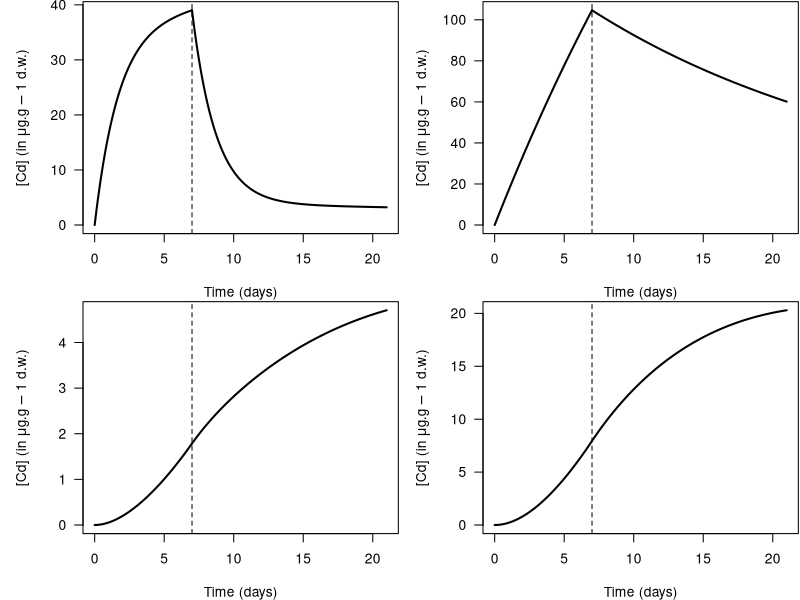
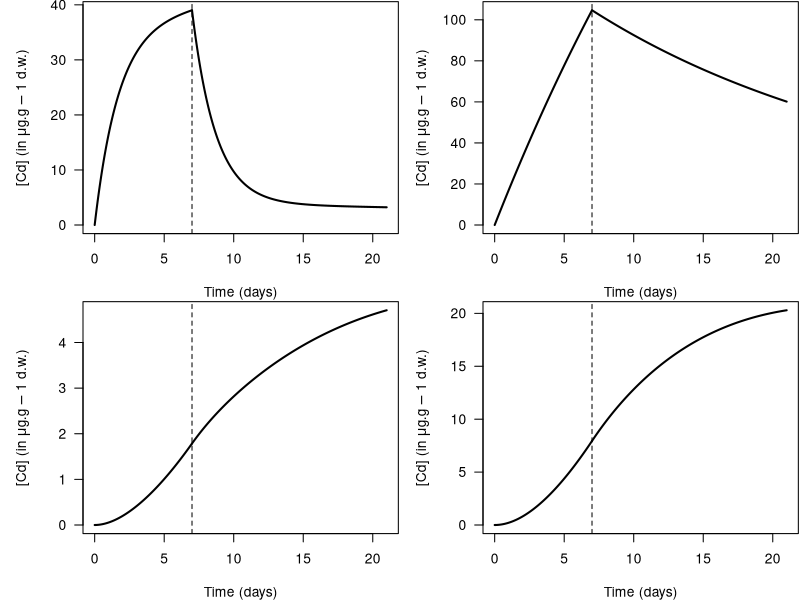

Reproduce these figures in R, in order.
# General entries ####
# Empty working directory
rm(list = ls())
# Load required library, if installed
library(tidyverse)
library(crosstalk)
library(deSolve)

# Load parameter values ####
rates <- read.table("data-raw/param4comp.txt", header = TRUE)
# Create vector U, named ku
ku <- rates %>%
  filter(str_detect(rates$param, "ku"))
# Extract elimination rates as a vector
ke <- rates %>%
  filter(str_detect(rates$param, "ke"))
# Extract sigma estimates as a vector
sigma <- rates %>%
  filter(str_detect(rates$param, "sigma"))
##### ATTENTION: the same sigma was used for all compartments #####
# Extract kij rates
kij <- rates %>%
  filter(str_detect(rates$param, "ku", negate = TRUE),
         str_detect(rates$param, "ke", negate = TRUE),
         str_detect(rates$param, "sigma", negate = TRUE))
kij[,c("to","from")] <- str_split_fixed(kij$param, pattern = "", n = 3)[,2:3]
# Extract the nbr of compartments
nc <- nrow(ku)

# Experimental conditions ####
# Exposure concentration
cx <- 11.1
# Accumulation duration
tc <- 7 # in days
# Total experiment duration
tf <- tc + 14

# Simulation from the generic matrix solution ####
# Create matrix E
matrixE <- matrix(NA, ncol = nc, nrow = nc)
for(i in 1:nc){
  for(j in 1:nc){
    if(i==j){
      matrixE[i,j] <- - ke[i, "median"] - sum(kij[kij$from==i, "median"])
    }
    else{
      matrixE[i,j] <- as.numeric(kij %>%
                                   filter(to==i, from==j) %>%
                                   select(median))
    }
  }
}
# Eigen analysis of matrix E
X <- eigen(matrixE)
# Build matrix with eigenvectors as columns
P <- X$vectors
# Create matrix J with eigenvalues on the diagonal
J <- diag(x = X$values)
# Check the Jordan form of matrix E: P %*% J %*% solve(P)

## Accumulation phase ####
# Create a time vector for the accumulation phase
taccu <- seq(0, tc, length.out = 250)
# Simulation of the internal concentration in [0 ; t_acc]
# Initiate the matrix to store simulations
caccu <- matrix(NA, nrow = length(taccu), ncol = nc)
# Initial condition at t = 0
caccu[1,] <- 0
# Loop through the time vector `taccu`
intE_ls = list()
for(i in 2:length(taccu)){
  intJ <- diag(x = (exp(X$values * taccu[i]) - 1) / X$values)
  intE <- P %*% intJ %*% solve(P)
  intE_ls[[i]] = intE
  caccu[i,] <- intE %*% as.vector(ku[,"median"]) * cx / 1000
}

## Depuration phase ####
# Create a time vector for the depuration phase
tdepu <- seq(tc, tf, length.out = 250)
# Simulation of the internal concentration in [t_acc ; t_fin]
# Initiate the matrix to store simulations
cdepu <- matrix(NA, nrow = length(tdepu), ncol = nc)
# Initial condition at t = t_acc
cdepu[1,] <- caccu[nrow(caccu),]
# Loop through the time vector `tdepu`
for(i in 2:length(tdepu)){
  intJ <- diag(x = (1 - exp(- X$values * tc)) *
                 exp(X$values * tdepu[i]) / X$values)
  intE <- P %*% intJ %*% solve(P)
  cdepu[i,] <- intE %*% as.vector(ku[,"median"]) * cx / 1000
}

## Plots of internal concentrations within compartments ####
# Plot window parameters
par(mar = c(4, 5, 0.1, 0.1), mfrow = c(2, 2))
# Generate plots
for(i in 1:nc){
  ymax <- max(caccu[,i], cdepu[,i])
  plot(taccu, caccu[,i], type = "l", las = 1, ylim = c(0, ymax),
       xlim = c(0, tf), las = 1, lwd = 2, xlab = "Time (days)",
       ylab = expression(paste("[Cd] (in ",mu,"g.",g-1," d.w.)")))
  abline(v = tc, lty = 2)
  lines(tdepu, cdepu[,i], xlim = c(tc, tf), lwd = 2)
}

# Simulation from the R-package `deSolve` ####

## Accumulation phase ####
# Write ODE system of equations
maccu <- function(t, y, parms){
  dy1 <- parms[1]*cx-parms[2]*y[1]+
    parms[10]*y[2]+parms[12]*y[3]+parms[14]*y[4]-
    (parms[9]+parms[11]+parms[13])*y[1]
  dy2 <- parms[3]*cx-parms[4]*y[2]+
    parms[9]*y[1]+parms[16]*y[3]+parms[18]*y[4]-
    (parms[10]+parms[15]+parms[17])*y[2]
  dy3 <- parms[5]*cx-parms[6]*y[3]+
    parms[11]*y[1]+parms[15]*y[2]+parms[20]*y[4]-
    (parms[12]+parms[16]+parms[19])*y[3]
  dy4 <- parms[7]*cx-parms[8]*y[4]+
    parms[13]*y[1]+parms[17]*y[2]+parms[19]*y[3]-
    (parms[14]+parms[18]+parms[20])*y[4]
  list(c(dy1, dy2, dy3, dy4))
}
initaccu <- rep(0, nc)
simuaccu <- ode(y = initaccu, times = taccu,
                func = maccu, parms = rates$median, method = "lsoda")

## Depuration phase ####
# Write ODE system of equations
mdepu <- function(t, y, parms){
  dy1 <- -parms[2]*y[1]+parms[10]*y[2]+
    parms[12]*y[3]+parms[14]*y[4]-
    (parms[9]+parms[11]+parms[13])*y[1]
  dy2 <- -parms[4]*y[2]+parms[9]*y[1]+
    parms[16]*y[3]+parms[18]*y[4]-
    (parms[10]+parms[15]+parms[17])*y[2]
  dy3 <- -parms[6]*y[3]+parms[11]*y[1]+
    parms[15]*y[2]+parms[20]*y[4]-
    (parms[12]+parms[16]+parms[19])*y[3]
  dy4 <- -parms[8]*y[4]+parms[13]*y[1]+
    parms[17]*y[2]+parms[19]*y[3]-
    (parms[14]+parms[18]+parms[20])*y[4]
  list(c(dy1, dy2, dy3, dy4))
}
initdepu <- simuaccu[nrow(simuaccu),2:ncol(simuaccu)]
simudepu <- ode(y = initdepu, times = tdepu,
                func = mdepu, parms = rates$median, method = "lsoda")

par(mar = c(4, 5, 0.1, 0.1), mfrow = c(2, 2))
for(i in 2:ncol(simuaccu)){
  ymax <- max(simuaccu[,i], simudepu[,i])/1000
  plot(simuaccu[,1], simuaccu[,i]/1000, type = "l", las = 1, ylim = c(0, ymax),
       xlim = c(0, tf), las = 1, lwd = 2, xlab = "Time (days)",
       ylab = expression(paste("[Cd] (in ",mu,"g.",g-1," d.w.)")))
  abline(v = tc, lty = 2)
  lines(simudepu[,1], simudepu[,i]/1000, lwd = 2)
}
